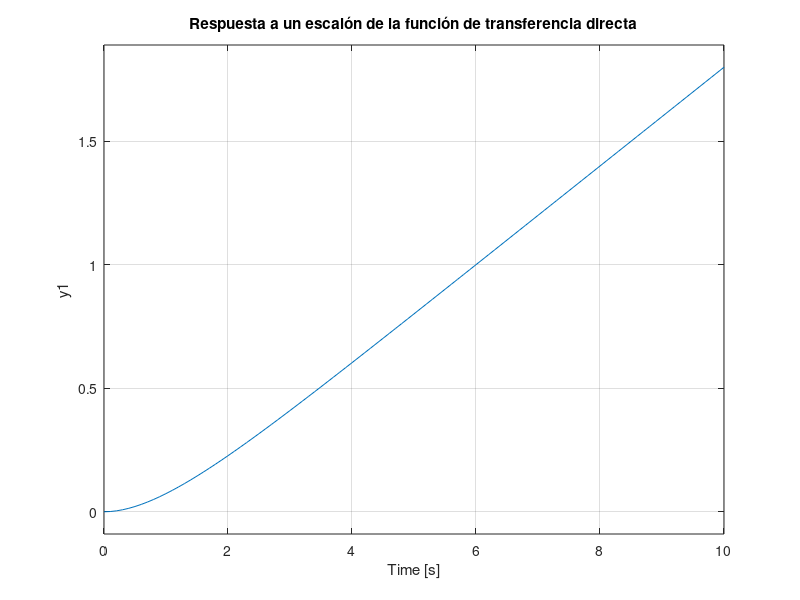
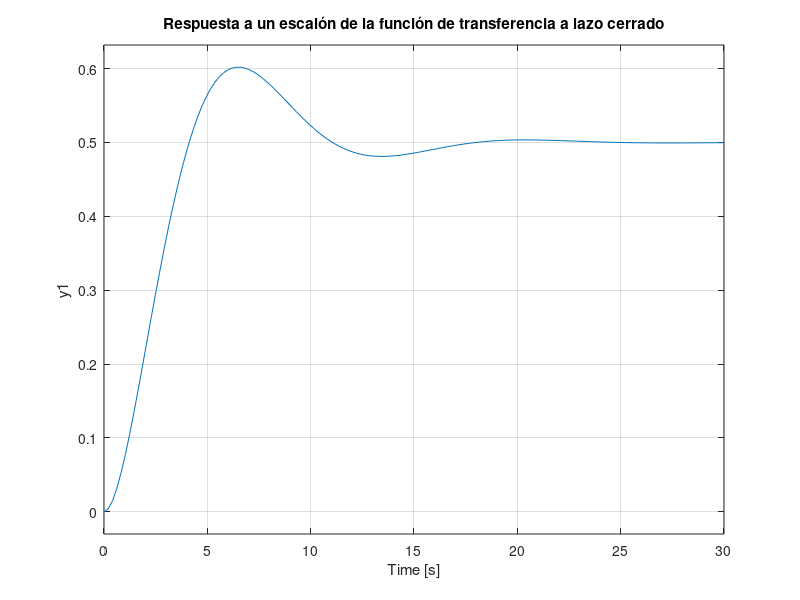
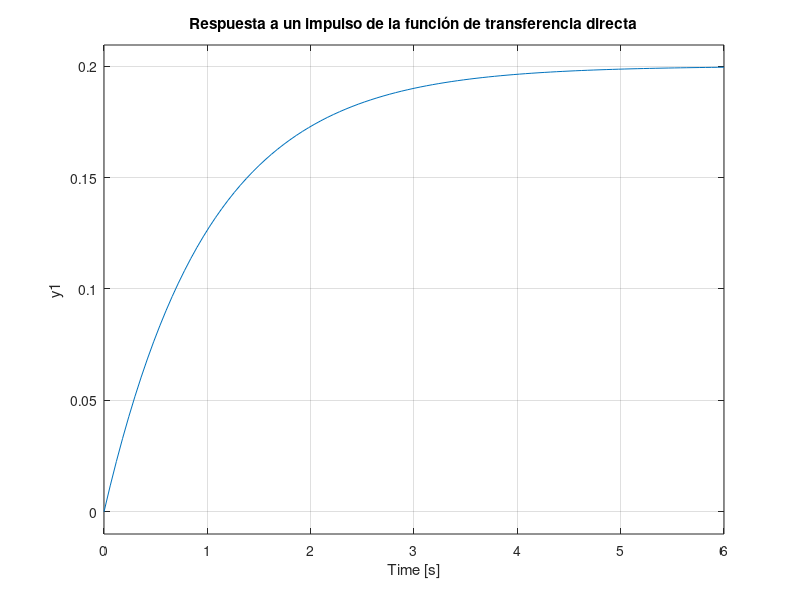
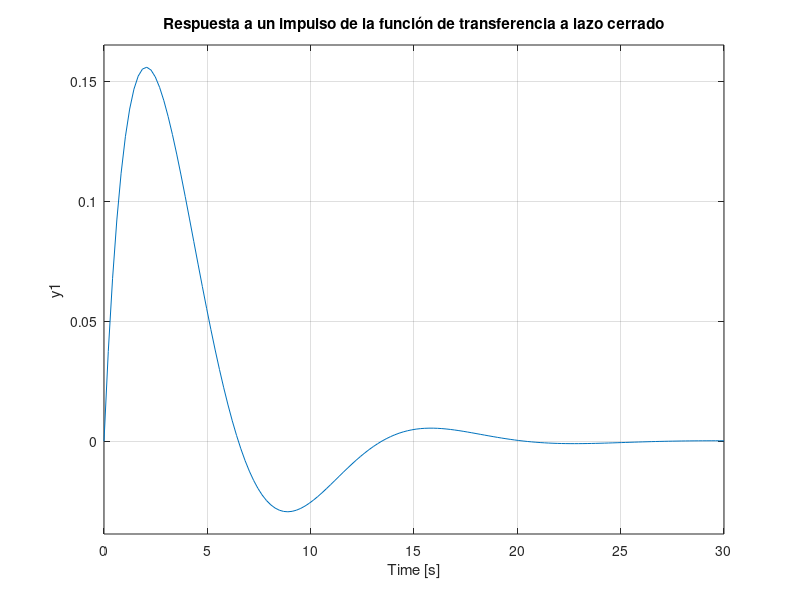

The MATLAB script that drew these images, in order:
%Se limpian las variables y la pantalla para evitar problemas
clear;
clc;
%--------------------------------------------------------------------------
%---------------------------------Sección 7--------------------------------
%--------------------------------------------------------------------------

s=tf('s');%Se declara s como una función de transferencia
g0=20;%Se declara g0 (ganancia del sistema) como 20
g1=(0.1)/(s); %Se declara la función de transferencia del motor
g2=(0.1)/(s+1); %Se declara la función de transferencia de la planta
h=(2)/(s+1); %Se declara la función de transferencia de realimentación

%Se imprime la gráfica de la respuesta a un escalón para la fución de
%transferencia directa
figure('Name', 'Respuesta a un escalón de la función de transferencia directa','NumberTitle', 'off'); %Figure para cambiar el nombre de la ventana
step(g0*g1*g2,10); %Se utiliza el step para imprimir la respuesta a un escalón
title('Respuesta a un escalón de la función de transferencia directa'); %Se utiliza title title para cambiar el titulo del gráfico


%Se imprime la gráfica de la respuesta a un escalón para la fución de
%transferencia de lazo cerrado
figure('Name', 'Respuesta a un escalón de la función de transferencia a lazo cerrado','NumberTitle', 'off');
step(((g0*g1*g2)/(1+g0*g1*g2*h)));
title('Respuesta a un escalón de la función de transferencia a lazo cerrado');


%Se imprime la gráfica de la respuesta a un impulso para la fución de
%transferencia directa
figure('Name', 'Respuesta a un impulso de la función de transferencia directa','NumberTitle', 'off');
impulse((g0*g1*g2)); %Se utiliza el comando impulse para gráficar la respuesta del sistema a un impulso unitario
title('Respuesta a un impulso de la función de transferencia directa');


%Se imprime la gráfica de la respuesta a un impulso para la fución de
%transferencia a lazo cerrado
figure('Name', 'Respuesta a un impulso de la función de transferencia a lazo cerrado','NumberTitle', 'off');
impulse(((g0*g1*g2)/(1+g0*g1*g2*h)));
title('Respuesta a un impulso de la función de transferencia a lazo cerrado');


%Se imprime la gráfica del lugar de las raices
figure('Name', 'Lugar de las raices','NumberTitle', 'off');
rlocus(g1*g2*h); %Se utiliza el comando rlocus para graficar el lugar de las raices del sistema
title('Lugar de las raices');


%--------------------------------------------------------------------------
%---------------------------------Sección 8--------------------------------
%--------------------------------------------------------------------------


%Sección de variables de estado
k = 20; %Se define la ganancia de 20
A = [0 0 -0.1*k; 0.1 -1 0; 0 2 -1]; %Se define la matriz A
B = [0.1*k; 0; 0]; %Se define la matriz B
C = [0 1 0]; %Se define la matriz C
D = 0; %Se define la matriz D
sistema = ss(A,B,C,D, 'Statename', {'x1','x2','x3'}); %Se define el espacio de estados con las matrices A B C D y las variables x1, x2, x3
[y, t, x] = step(sistema,25); %Se le carga un escalón al sistema planteado

%Se inicia un for para la impresión de las gráficas de las 3 variables
for i=1:3
  subplot(3,1,i); %Se realiza un subplot para cada gráfico
  plot(t, x(:,i));  %Se realiza introducen al plot general
  title(['Respuesta de la variable',' x',num2str(i), ' a un escalon unitario']); %Se le añade un titulo a cada subgráfico
end 



%Se sabe que para una ganancia de 100 el sistema se comporta de manera
%marginalmente estable por lo que se imprime la gráfica de la respuesta del
%sistema a un escalon unitario para una ganancia de 100
g0=100;
figure('Name', 'Respuesta del sistema a un escalon con una ganancia de 100','NumberTitle', 'off');
step(((g0*g1*g2)/(1+g0*g1*g2*h)),100);
title('Respuesta del sistema a un escalon con una ganancia de 100');


%Se sabe que para una ganancia de 20 el sistema se comporta de manera
%subamortiguada por lo que se imprime la gráfica de la respuesta del
%sistema a un escalon unitario para una ganancia de 20
g0=20;
figure('Name', 'Respuesta del sistema a un escalon con una ganancia de 20','NumberTitle', 'off');
step(((g0*g1*g2)/(1+g0*g1*g2*h)));
title('Respuesta del sistema a un escalon con una ganancia de 20');


%Se sabe que para una ganancia de 5 el sistema se comporta de manera
%sobreamortiguada por lo que se imprime la gráfica de la respuesta del
%sistema a un escalon unitario para una ganancia de 5
g0=5;
figure('Name', 'Respuesta del sistema a un escalon con una ganancia de 5','NumberTitle', 'off');
step(((g0*g1*g2)/(1+g0*g1*g2*h)));
title('Respuesta a un escalón de la función de transferencia a lazo cerrado');

%Se sabe que para una ganancia de mas de 100 el sistema se comporta de manera
%inestable por lo que se imprime la gráfica de la respuesta del
%sistema a un escalon unitario para una ganancia de 101
g0=101;
figure('Name', 'Respuesta del sistema a un escalon con una ganancia de 101','NumberTitle', 'off');
step(((g0*g1*g2)/(1+g0*g1*g2*h)),1000);
title('Respuesta del sistema a un escalon con una ganancia de 101');

%Se sabe que para una ganancia de aproximadamente 7.41 el sistema se comporta de manera
%criticamente amortiguada por lo que se imprime la gráfica de la respuesta del
%sistema a un escalon unitario para una ganancia de 7.41
g0=7.41;
figure('Name', 'Respuesta del sistema a un escalon con una ganancia de 7.41','NumberTitle', 'off');
step((g0*g1*g2)/(1+g0*g1*g2*h));
title('Respuesta del sistema a un escalon con una ganancia de 7.41');



